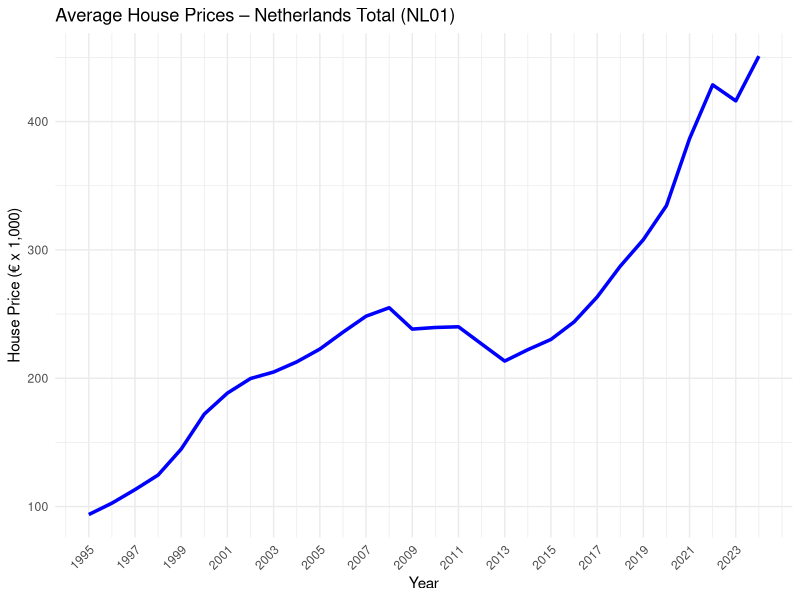
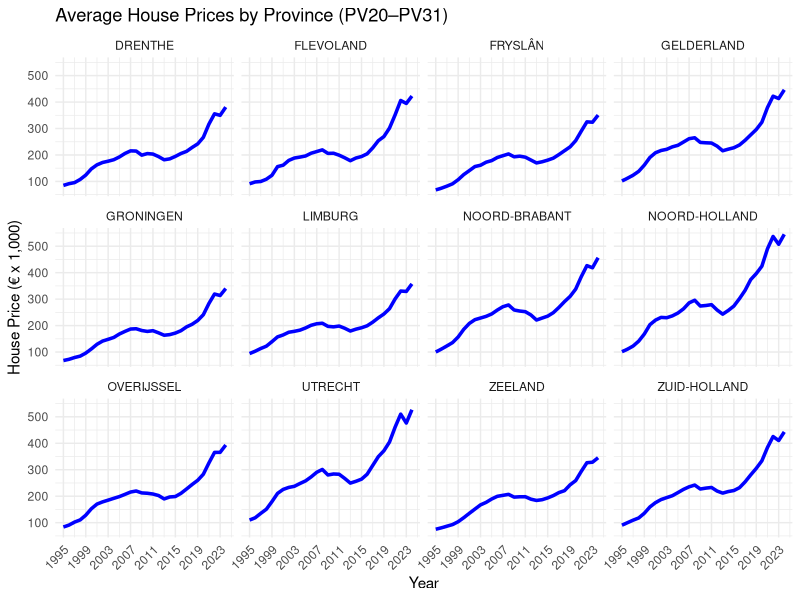
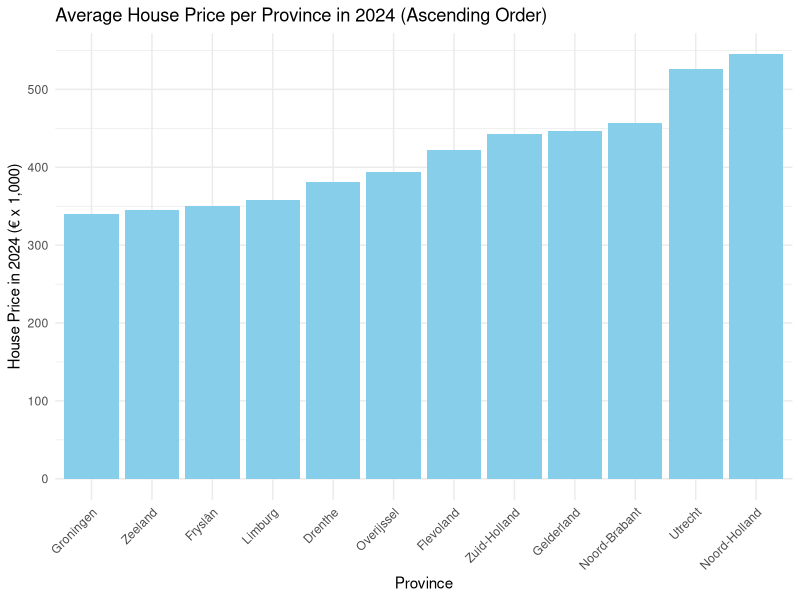
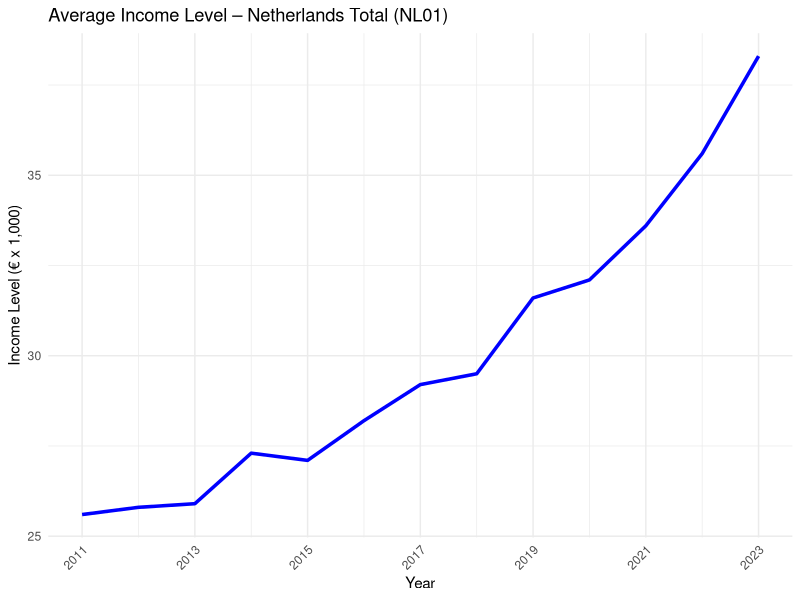
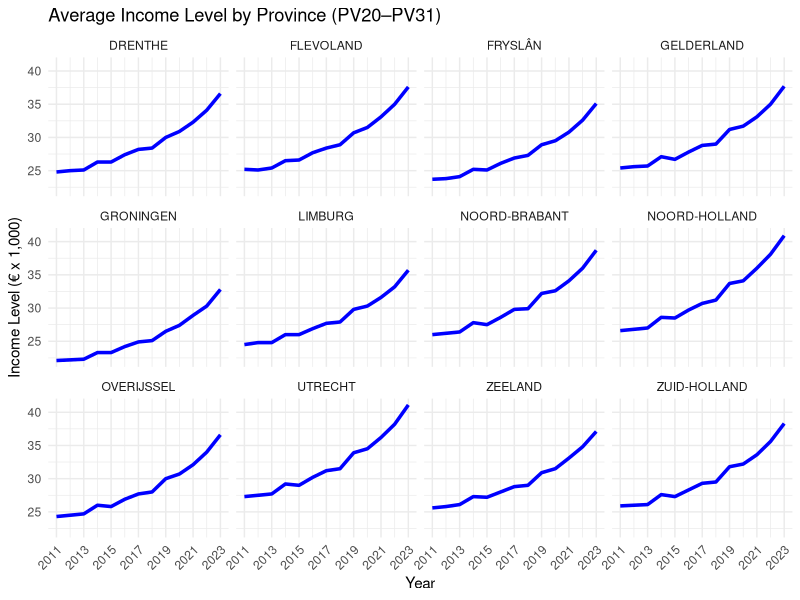
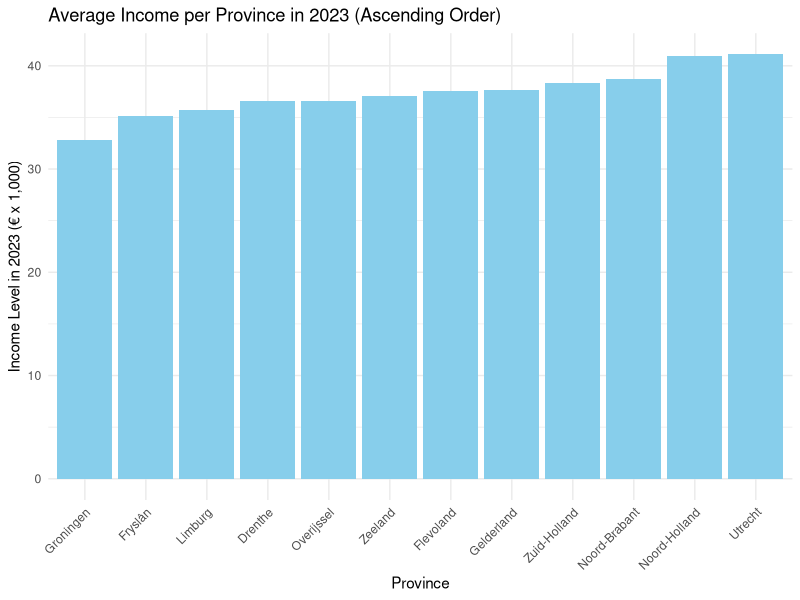
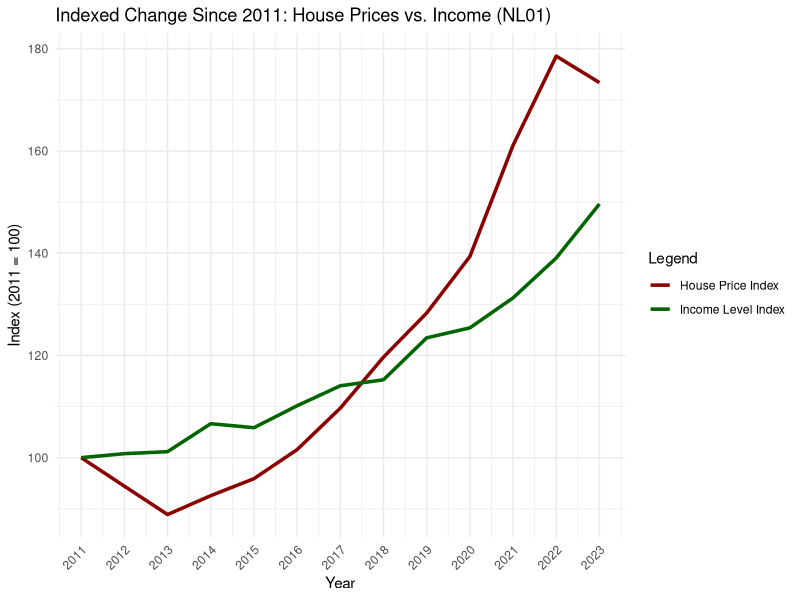
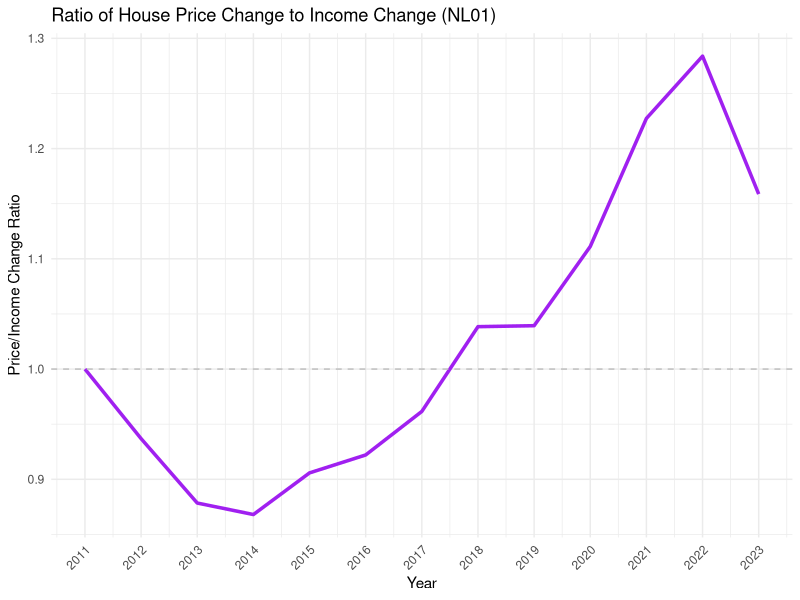

Recreate these plots in R, in order.
library(tidyverse)
library(scales)

# Load datasets
df1 <- read_delim("71488ned_UntypedDataSet_05062025_175816.csv", delim = ";", show_col_types = FALSE)
df2 <- read_delim("83625NED_UntypedDataSet_05062025_101716.csv", delim = ";", show_col_types = FALSE)
df3 <- read_delim("86004NED_UntypedDataSet_07062025_175918.csv", delim = ";", show_col_types = FALSE)

# Pre-merge cleaning: align keys only
df1 <- df1 %>%
  mutate(RegioS = str_trim(tolower(RegioS)), Perioden = str_trim(tolower(Perioden)))

df2 <- df2 %>%
  mutate(RegioS = str_trim(tolower(RegioS)), Perioden = str_trim(tolower(Perioden)))

df3 <- df3 %>%
  mutate(RegioS = str_trim(tolower(RegioS)), Perioden = str_trim(tolower(Perioden)))

# Merge all datasets
merged_df <- list(df1, df2, df3) %>%
  reduce(full_join, by = c("RegioS", "Perioden"))

# Drop not used columns
merged_df <- merged_df %>%
  select(-matches("^ID(\\.x|\\.y)?$"), -starts_with("GestandaardiseerdInkomen"), -starts_with("Partner"), -starts_with("Mediaan"), -GemiddeldBesteedbaarInkomen_5)

# Then define numeric_like_cols based on what's left
numeric_like_cols <- merged_df %>%
  select(where(is.character)) %>%
  summarise(across(everything(), ~mean(str_detect(., "^\\s*[0-9,.]+\\s*$"), na.rm = TRUE))) %>%
  pivot_longer(everything(), names_to = "col", values_to = "pct_numeric") %>%
  filter(pct_numeric > 0.8) %>%
  pull(col)

# Clean character columns by trimming and parse those that are mostly numeric
merged_df <- merged_df %>%
  mutate(across(where(is.character), ~str_trim(.))) %>%
  mutate(across(all_of(numeric_like_cols), ~ parse_number(.) %>% suppressWarnings()))

# Rename RegioS codes to province names
province_map <- c(
  "pv20" = "Groningen",
  "pv21" = "Fryslân",
  "pv22" = "Drenthe",
  "pv23" = "Overijssel",
  "pv24" = "Flevoland",
  "pv25" = "Gelderland",
  "pv26" = "Utrecht",
  "pv27" = "Noord-Holland",
  "pv28" = "Zuid-Holland",
  "pv29" = "Zeeland",
  "pv30" = "Noord-Brabant",
  "pv31" = "Limburg",
  "nl01" = "Nederland"
)

# Rename Leeftijd codes to leeftijdgroepen
age_map <- c(
  "70100" = "0-4",
  "70200" = "5-9",
  "70300" = "10-14",
  "70400" = "15-19",
  "70500" = "20-24",
  "70600" = "25-29",
  "70700" = "30-34",
  "70800" = "35-39",
  "70900" = "40-44",
  "71000" = "45-49",
  "71100" = "50-54",
  "71200" = "55-59",
  "71300" = "60-64",
  "71400" = "65-69",
  "71500" = "70-74",
  "71600" = "75-79",
  "71700" = "80-84",
  "71800" = "85-89",
  "71900" = "90-94",
  "22000" = "95+"
)

merged_df <- merged_df %>%
  mutate(RegioS = recode(RegioS, !!!province_map))

# Multiply income and household columns by 1,000
merged_df <- merged_df %>%
  mutate(
    ParticuliereHuishoudens_1 = ParticuliereHuishoudens_1 * 1000,
    GemiddeldGestandaardiseerdInkomen_3 = GemiddeldGestandaardiseerdInkomen_3 * 1000
  )

cat("\n---- MERGED_DF (Population, Housing Prices and Income) ----\n")
glimpse(merged_df)
print(head(merged_df, 10))

# =========================
# Plot 1: National level (NL01)
# =========================
p1 <- merged_df %>%
  filter(RegioS == "Nederland", str_detect(Perioden, "^\\d{4}jj00$")) %>%
  mutate(Jaar = as.integer(str_sub(Perioden, 1, 4))) %>%
  drop_na(GemiddeldeVerkoopprijs_1) %>%
  ggplot(aes(x = Jaar, y = GemiddeldeVerkoopprijs_1 / 1000)) +
  geom_line(color = "blue", linewidth = 1.2, na.rm = TRUE) +
  scale_y_continuous(name = "House Price (€ x 1,000)") +
  scale_x_continuous(breaks = seq(1995, 2024, 2)) +
  labs(
    title = "Average House Prices – Netherlands Total (NL01)",
    x = "Year"
  ) +
  theme_minimal() +
  theme(axis.text.x = element_text(angle = 45, hjust = 1))

print(p1)

# =========================
# Plot 2: Provinces PV20–PV31
# =========================
  p2 <- merged_df %>%
  filter(RegioS %in% province_map[1:12], str_detect(Perioden, "^\\d{4}jj00$")) %>%
  mutate(Jaar = as.integer(str_sub(Perioden, 1, 4)), RegioS = toupper(RegioS)) %>%
  drop_na(GemiddeldeVerkoopprijs_1) %>%
    ggplot(aes(x = Jaar, y = GemiddeldeVerkoopprijs_1 / 1000)) +
    geom_line(color = "blue", linewidth = 1.2, na.rm = TRUE) +
    scale_y_continuous(name = "House Price (€ x 1,000)") +
    scale_x_continuous(breaks = seq(1995, 2024, 4)) +
    labs(
      title = "Average House Prices by Province (PV20–PV31)",
      x = "Year"
    ) +
    facet_wrap(~ RegioS) +
    theme_minimal() +
    theme(axis.text.x = element_text(angle = 45, hjust = 1))
  
print(p2)

  # =========================
  # Plot 3: Bar Chart – Housing Prices in 2024 by Province
  # =========================
  p3 <- merged_df %>%
    filter(RegioS %in% province_map[1:12], Perioden == "2024jj00") %>%
    drop_na(GemiddeldeVerkoopprijs_1) %>%
    distinct(RegioS, .keep_all = TRUE) %>%
    arrange(GemiddeldeVerkoopprijs_1) %>%
    mutate(RegioS = factor(RegioS, levels = RegioS)) %>%
    ggplot(aes(x = RegioS, y = GemiddeldeVerkoopprijs_1 / 1000)) +
    geom_bar(stat = "identity", fill = "skyblue") +
    scale_y_continuous(name = "House Price in 2024 (€ x 1,000)", breaks = seq(0, 600, 100)) +
    labs(
      title = "Average House Price per Province in 2024 (Ascending Order)",
      x = "Province"
    ) +
    theme_minimal() +
    theme(axis.text.x = element_text(angle = 45, hjust = 1))
  
  print(p3)
  
  # =========================
  # Plot 4: Income National level (NL01)
  # =========================
  p4 <- merged_df %>%
    filter(RegioS == "Nederland", str_detect(Perioden, "^\\d{4}jj00$"), KenmerkenVanHuishoudens == 1050010) %>%
    mutate(Jaar = as.integer(str_sub(Perioden, 1, 4))) %>%
    drop_na(GemiddeldGestandaardiseerdInkomen_3) %>%
    ggplot(aes(x = Jaar, y = GemiddeldGestandaardiseerdInkomen_3 / 1000)) +
    geom_line(color = "blue", linewidth = 1.2, na.rm = TRUE) +
    scale_y_continuous(name = "Income Level (€ x 1,000)") +
    scale_x_continuous(breaks = seq(2011, 2023, 2)) +
    labs(
      title = "Average Income Level – Netherlands Total (NL01)",
      x = "Year"
    ) +
    theme_minimal() +
    theme(axis.text.x = element_text(angle = 45, hjust = 1))
  
  print(p4)
  
  # =========================
  # Plot 5: Income Provinces PV20–PV31
  # =========================
  p5 <- merged_df %>%
    filter(RegioS %in% province_map[1:12], str_detect(Perioden, "^\\d{4}jj00$"), KenmerkenVanHuishoudens == 1050010) %>%
    mutate(Jaar = as.integer(str_sub(Perioden, 1, 4)), RegioS = toupper(RegioS)) %>%
    drop_na(GemiddeldGestandaardiseerdInkomen_3) %>%
    ggplot(aes(x = Jaar, y = GemiddeldGestandaardiseerdInkomen_3 / 1000)) +
    geom_line(color = "blue", linewidth = 1.2, na.rm = TRUE) +
    scale_y_continuous(name = "Income Level (€ x 1,000)") +
    scale_x_continuous(breaks = seq(2011, 2023, 2)) +
    labs(
      title = "Average Income Level by Province (PV20–PV31)",
      x = "Year"
    ) +
    facet_wrap(~ RegioS) +
    theme_minimal() +
    theme(axis.text.x = element_text(angle = 45, hjust = 1))
  
  print(p5)
 
  # =========================
  # Plot 6: Bar Chart – Housing Prices in 2024 by Province
  # =========================
  p6 <- merged_df %>%
    filter(RegioS %in% province_map[1:12], Perioden == "2023jj00", KenmerkenVanHuishoudens == 1050010) %>%
    drop_na(GemiddeldGestandaardiseerdInkomen_3) %>%
    distinct(RegioS, .keep_all = TRUE) %>%
    arrange(GemiddeldGestandaardiseerdInkomen_3) %>%
    mutate(RegioS = factor(RegioS, levels = RegioS)) %>%
    ggplot(aes(x = RegioS, y = GemiddeldGestandaardiseerdInkomen_3 / 1000)) +
    geom_bar(stat = "identity", fill = "skyblue") +
    scale_y_continuous(name = "Income Level in 2023 (€ x 1,000)", breaks = seq(0, 50, 10)) +
    labs(
      title = "Average Income per Province in 2023 (Ascending Order)",
      x = "Province"
    ) +
    theme_minimal() +
    theme(axis.text.x = element_text(angle = 45, hjust = 1))
  
  print(p6)
   
  # =========================
  # Plot 7: Indexed Change Since 2011 (2011 = 100)
  # =========================
  index_df <- merged_df %>%
    filter(RegioS == "Nederland", KenmerkenVanHuishoudens == 1050010, str_detect(Perioden, "^\\d{4}jj00$")) %>%
    mutate(Jaar = as.integer(str_sub(Perioden, 1, 4))) %>%
    arrange(Jaar) %>%
    filter(Jaar >= 2011) %>%
    mutate(
      HousePriceIndex = 100 * GemiddeldeVerkoopprijs_1 / GemiddeldeVerkoopprijs_1[Jaar == 2011],
      IncomeLevelIndex = 100 * GemiddeldGestandaardiseerdInkomen_3 / GemiddeldGestandaardiseerdInkomen_3[Jaar == 2011],
      RatioHousingPriceIncomeLevel = HousePriceIndex / IncomeLevelIndex
    )
  
  p7 <- ggplot(index_df, aes(x = Jaar)) +
    geom_line(aes(y = HousePriceIndex, color = "House Price Index"), linewidth = 1.2) +
    geom_line(aes(y = IncomeLevelIndex, color = "Income Level Index"), linewidth = 1.2) +
    scale_color_manual(values = c("House Price Index" = "darkred", "Income Level Index" = "darkgreen")) +
    labs(
      title = "Indexed Change Since 2011: House Prices vs. Income (NL01)",
      x = "Year",
      y = "Index (2011 = 100)",
      color = "Legend"
    ) +
    scale_x_continuous(breaks = seq(2011, max(index_df$Jaar), 1)) +
    theme_minimal() +
    theme(axis.text.x = element_text(angle = 45, hjust = 1))
  
  print(p7)

  # =========================
  # Plot 8: Ratio of House Price Change to Income Change
  # =========================
  p8 <- ggplot(index_df, aes(x = Jaar, y = RatioHousingPriceIncomeLevel)) +
    geom_line(color = "purple", linewidth = 1.2) +
    geom_hline(yintercept = 1, linetype = "dashed", color = "gray") +
    scale_y_continuous(name = "Price/Income Change Ratio") +
    scale_x_continuous(breaks = seq(2011, max(index_df$Jaar), 1)) +
    labs(
      title = "Ratio of House Price Change to Income Change (NL01)",
      x = "Year"
    ) +
    theme_minimal() +
    theme(axis.text.x = element_text(angle = 45, hjust = 1))
  
  print(p8)
  
  years_to_plot <- c("2024jj00", "2014jj00", "2004jj00")
  
  p9 <- merged_df %>%
    filter(
      RegioS == "Nederland",
      Perioden %in% years_to_plot,
      Leeftijd %in% names(age_map),
      Geslacht == "T001038"
    ) %>%
    mutate(
      AgeGroup = age_map[as.character(Leeftijd)],
      Year = substr(Perioden, 1, 4),
      living_on_themselves = 100 * (Alleenstaand_4 + TotaalSamenwonendePersonen_5) / TotaalPersonenInHuishoudens_1
    ) %>%
    filter(!is.na(living_on_themselves), !is.na(AgeGroup)) %>%
    mutate(
      AgeGroup = factor(AgeGroup, levels = age_map),
      Year = factor(Year, levels = sort(unique(substr(years_to_plot, 1, 4))))
    ) %>%
    ggplot(aes(x = AgeGroup, y = living_on_themselves, color = Year, group = Year)) +
    geom_line(linewidth = 0.5, na.rm = TRUE) +
    scale_y_continuous(labels = scales::comma) +
    scale_x_discrete() +
    labs(
      title = "Percentage Living in their own House by Age Group (NL01, Selected Years)",
      x = "Age Group",
      y = "Living in their own house (%)",
      color = "Year"
    ) +
    theme_minimal() +
    theme(axis.text.x = element_text(angle = 45, hjust = 1))
  
  print(p9)
  

  #plot mensen met eigen huis inkomen vs mensen huurwoning zonder toeslag vs mensen huurwoning met toeslag
  #kan nog OLS gooien op de time series voor extrepolatie
  #zelfde voor inkomen OLS kan ook en dan zeggen gat gaat alleen maar groter worden tussen de twee
  #OLS wss niet de beste aangezien de lijnen absoluut niet linear zijn dus wss ramsey reset niet doorkomen dus die ook checken, heteroskedacity, normality, exogeneity. niet aanpassen gewoon zeggen als de test dat aangeeft dat het niet zo is dus de estimate wss niet super accuraat is.
  #wellicht gemeente ook nog inkomen en huizenprijzen voor doen
  #einde alle code even mooi maken en efficient